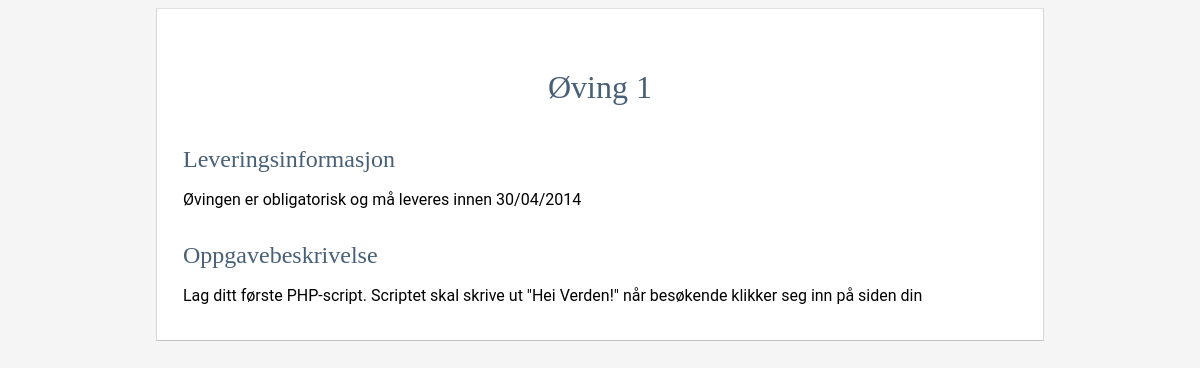
Page /visOving.php?ovingsID=1 (signed in) on the committed database.
### tables this page shows
CREATE TABLE ovinger(
ovingsID INT AUTO_INCREMENT PRIMARY KEY,
navn VARCHAR(64) NOT NULL,
oppgavetekst VARCHAR(1024) NOT NULL,
innleveringsfrist DATE,
obligatorisk BOOLEAN DEFAULT TRUE,
INDEX(ovingsID)
);

### service.incl.php (called while the page is built, shortened)
<?php
include 'dbconnect.incl.php';
function getOving($ovingsID) {
    $con = connect();
    $query = "SELECT navn, oppgavetekst, innleveringsfrist, obligatorisk FROM ovinger WHERE ovingsID=?";
    $statement = $con->prepare($query);
    $statement->bind_param("i", $ovingsID);
    if ($statement->execute()) {
        $statement->bind_result($navn, $oppgavetekst, $innleveringsfrist, $obligatorisk);
        $assoc = [
            'navn' => $navn,
            'oppgavetekst' => $oppgavetekst,
            'innleveringsfrist' => $innleveringsfrist,
            'obligatorisk' => $obligatorisk];
        return $assoc;
    }
}

### dbconnect.incl.php (called while the page is built, shortened)
<?php
function disconnect($con) {
    return mysqli_close($con) or die("Could not close connection to database: " . mysqli_error($con));
}

### visOving.php (the view, shortened to what this page needs)
<!DOCTYPE html>
<html>
    <head>
        <link rel="stylesheet" href="stilark.css" />
        <?php
        include 'service.incl.php';
        $ovingsID = $_GET['ovingsID'];
        $oving = getOving($ovingsID);
        ?>
    </head>
    <body>
        <div id="wrapper">
            <?php
            echo '<h1>' . $oving['navn'] . '</h1>';
            echo '<h2>Leveringsinformasjon</h2>';
            $utskrift = '<p>&Oslash;vingen er ';
            if ($oving['obligatorisk']) {
                $utskrift = $utskrift . 'obligatorisk og ';
            } else {
                $utskrift = $utskrift . 'ikke obligatorisk men ';
            }
            $temp = new DateTime($oving['innleveringsfrist']);
            $innleveringsfrist = $temp->format('d/m/Y');
            $utskrift = $utskrift . 'm&aring; leveres innen ' . $innleveringsfrist;
            echo $utskrift;
            echo "<h2>Oppgavebeskrivelse</h2>";
            echo '<p>' . $oving['oppgavetekst'] . '</p>';
            ?>
        </div>
    </body>
</html>

### stilark.css (style rules this page uses)
* { -webkit-box-sizing: border-box; -moz-box-sizing: border-box; -box-sizing: border-box; }
body { background-color: whitesmoke; font-family: 'Roboto', helvetica, arial, sans-serif; }
h1 { font-family: 'Port Lligat Slab'; font-weight: 500; text-align: center; margin-top: 40px; margin-bottom: 40px; color: #475F77; }
h2 { font-family: 'Port Lligat Slab'; font-weight: 200; text-align: left; margin-top: 4%; margin-bottom: 2%; color: #475F77; }
#wrapper { margin: 0 auto; width: 75%; background: #FFFFFF; border: 1px solid #D5D5D6; border-top-color: #E0E1E2; border-bottom-color: #C0C1C2; padding: 20px 26px 19px 26px; }

### rows in the picture
ovinger: navn "Øving 1", innleveringsfrist "obligatorisk og må leveres innen 30/04/2014", oppgavetekst "Lag ditt første PHP-script. Scriptet skal skrive ut \"Hei Verden!\" når besøkende klikker seg inn på siden din"
